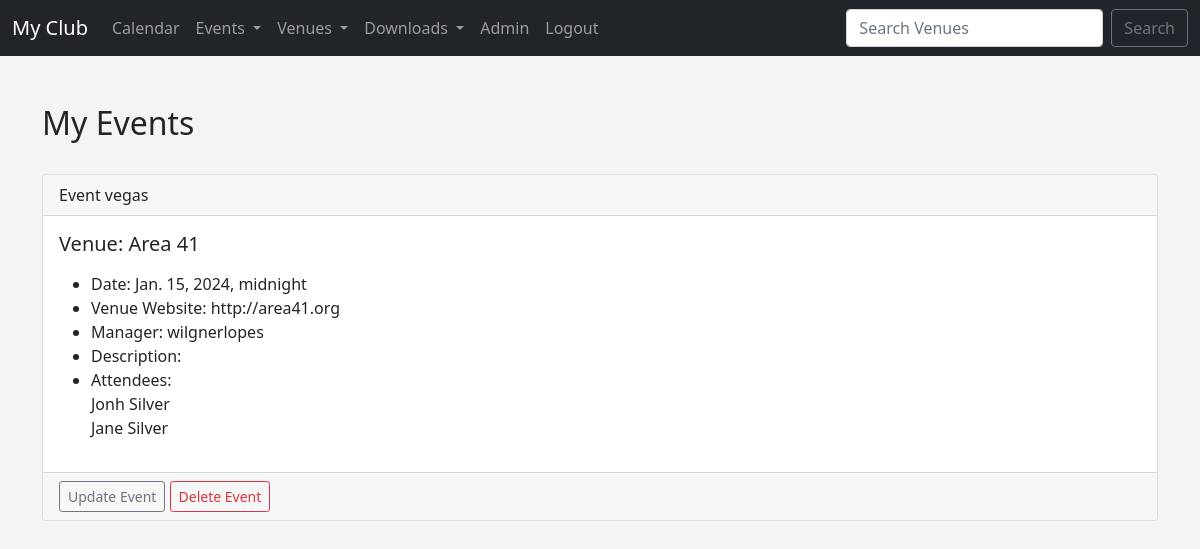
The app's page /my_events (signed in) with its own data.
### events/models.py (models this page shows, shortened)
class Event(models.Model):
    name = models.CharField('Event Name', max_length=120)
    event_date = models.DateTimeField('Event Date')
    venue = models.ForeignKey(
        Venue, blank=True, null=True, on_delete=models.CASCADE)
    manager = models.ForeignKey(
        User, blank=True, null=True, on_delete=models.SET_NULL)
    description = models.TextField(blank=True)
    attendees = models.ManyToManyField(MyClubUser, blank=True)
    approved = models.BooleanField('Aprroved', default=False)
    def __str__(self):
        return self.name

class Venue(models.Model):
    name = models.CharField("Venue Name", max_length=120)
    address = models.CharField(max_length=300)
    zip_code = models.CharField("Zip Code", max_length=15)
    phone = models.CharField("Contact Phone", max_length=25, blank=True)
    web = models.URLField("Website address", blank=True)
    email_address = models.EmailField("Email Address", blank=True)
    owner = models.IntegerField("Venue Owner", blank=False, default=1)
    venue_image = models.ImageField(null=True, blank=True, upload_to="images/")
    def __str__(self) -> str:
        return self.name

class MyClubUser(models.Model):
    first_name = models.CharField(max_length=30)
    last_name = models.CharField(max_length=30)
    email = models.EmailField("User Email")
    def __str__(self) -> str:
        return self.first_name + " " + self.last_name

### events/views.py (the view)
# urls.py: path('my_events', views.my_events, name='my_events'),
def my_events(request):
    if request.user.is_authenticated:
        me = request.user.id
        events = Event.objects.filter(attendees=me)
        return render(request,
                      'events/my_events.html', {
                          "events": events
                      })
    else:
        messages.success(request, ("You Aren't Authorized To View This Page"))
        return redirect('home')

### events/templates/events/my_events.html
{% extends 'events/base.html' %}
{% block content %}
	<h2>My Events</h2>
	<br/>
	{% for event in events %}
		<div class="card">
  <div class="card-header">
    {{ event }}
  </div>
  <div class="card-body">
    <h5 class="card-title">Venue: {{ event.venue }}</h5>
    <p class="card-text">
    	<ul>
<li>Date: {{ event.event_date }}</li>
<li>Venue Website: {{ event.venue.web }}</li>
<li>Manager: {{ event.manager }}</li>
<li>Description: {{ event.description }}</li>
	<li>Attendees:<br/>
	{% for user in event.attendees.all %}
{{ user }}<br/>
	{% endfor %}
	</li>
	</ul>
    </p>
  </div>
  {% if user.is_authenticated %}
    {% if user == event.manager %}
      <div class="card-footer text-muted">
        <a href="{% url 'update-event' event.id %}" class="btn btn-outline-secondary btn-sm">Update Event</a>
        <a href="{% url 'delete-event' event.id %}" class="btn btn-outline-danger btn-sm">Delete Event</a>
      </div>
    {% endif %}
  {% endif %}
</div>
	<br/><br/>
	{% endfor %}
{% endblock %}

### events/templates/events/base.html (style rules this page uses)
body { background: #f4f4f4; }

### records on screen
Event: name "Event vegas", venue "Area 41", event_date "Jan. 15, 2024, midnight", venue.web "http://area41.org", manager "wilgnerlopes", shows "Update Event"
MyClubUser: first_name+last_name "Jonh Silver"
MyClubUser: first_name+last_name "Jane Silver"
